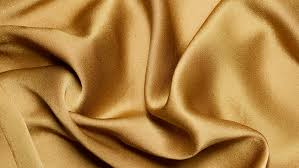
//> input picture outputs/silk.jpeg, 299 x 168 px
$ ./filterDisplay   (built with g++ and OpenCV 4)
//> lines starting //> are read from the running program, lines starting //| are printed output that depends on the picture
//> further down, original is the input picture: 168 rows x 299 cols, CV_8UC3; mean B, G, R 66.1, 128.2, 173.5
### submit/filter.h
//
// Created by Yuyang Tian on 2025/1/19.
// Header for image filter
//

#ifndef PROJECT1_FILTER_H
#define PROJECT1_FILTER_H
#include <opencv2/opencv.hpp>

// Declare the myGrayscale function
int greyscale(const cv::Mat& src, cv::Mat& dst);
int sepiaTone(const cv::Mat& src, cv::Mat& dst);
int vignetting(const cv::Mat& src, cv::Mat& dst);
int blur5x5_1( cv::Mat &src, cv::Mat &dst);
int blur5x5_2( cv::Mat &src, cv::Mat &dst);
int sobelX3x3( cv::Mat &src, cv::Mat &dst);
int sobelY3x3( cv::Mat &src, cv::Mat &dst);
int magnitude( cv::Mat &sx, cv::Mat &sy, cv::Mat &dst);
int blurQuantize( cv::Mat &src, cv::Mat &dst, int levels = 10);
int getDepthMap(cv::Mat &src, cv::Mat &dst);
int applyFog( cv::Mat &src, cv::Mat &depth, cv::Mat &dst);
int backgroundBlur( cv::Mat &src, std::vector<cv::Rect> &faces, cv::Mat &dst);
int backgroundGrey( cv::Mat &src, std::vector<cv::Rect> &faces, cv::Mat &dst);


#endif //PROJECT1_FILTER_H

### src/filter.cpp
//
// Created by Yuyang Tian on 2025/1/19.
// For different filters implementation
#include <opencv2/core.hpp>
#include <cmath>
#include "../include/filter.h"
#include "../include/DA2Network.hpp"

using namespace cv;
using namespace std;

// [179 lines left out: functions greyscale, sepiaTone, vignetting, blur5x5_1, blur5x5_2, not called in this run]
int sobelX3x3(Mat &src, Mat &dst) {
    if (src.empty()) {
        cerr << "Input frame is empty!" << endl;
        return -1;
    }

    // Create temporary and destination matrices
    Mat temp(src.rows, src.cols, CV_16SC3);
    dst.create(src.size(), CV_16SC3);

    // Separable kernels for X
    const int kernelV[3] = {1, 2, 1};     // Vertical (Gaussian smoothing)
    const int kernelH[3] = {1, 0, -1};    // Horizontal (Derivative)

    // Step 1: Vertical pass (Gaussian smoothing)
    for (int j = 0; j < src.cols; j++) {
        for (int i = 0; i < src.rows; i++) {
            for (int c = 0; c < 3; c++) {
                // Handle border conditions
                short up = (i == 0) ? src.ptr<Vec3b>(0)[j][c] : src.ptr<Vec3b>(i-1)[j][c];
                short down = (i == src.rows-1) ? src.ptr<Vec3b>(src.rows-1)[j][c] : src.ptr<Vec3b>(i+1)[j][c];

                // Apply vertical kernel
                short sum = up * kernelV[0] +
                            src.ptr<Vec3b>(i)[j][c] * kernelV[1] +
                            down * kernelV[2];

                temp.ptr<Vec3s>(i)[j][c] = sum / 4;  // Normalize by sum of kernel weights (1+2+1 = 4)
            }
        }
    }

    // Step 2: Horizontal pass (Derivative)
    for (int i = 0; i < src.rows; i++) {
        Vec3s* tempRow = temp.ptr<Vec3s>(i);
        Vec3s* dstRow = dst.ptr<Vec3s>(i);

        for (int j = 0; j < src.cols; j++) {
            for (int c = 0; c < 3; c++) {
                // Handle border conditions
                short left = (j == 0) ? tempRow[0][c] : tempRow[j-1][c];
                short right = (j == src.cols-1) ? tempRow[src.cols-1][c] : tempRow[j+1][c];

                // Apply horizontal kernel
                short sum = left * kernelH[0] +
                            tempRow[j][c] * kernelH[1] +
                            right * kernelH[2];

                dstRow[j][c] = sum / 2;  // Normalize by sum of absolute kernel values (1+1 = 2)
            }
        }
    }
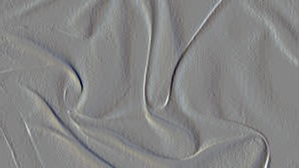
//> dst: 168 rows x 299 cols, CV_16SC3; mean B, G, R 0, 0, 0; drawn with min black and max white

    return 0;
}
int sobelY3x3(cv::Mat &src, Mat &dst) {
    if (src.empty()) {
        cerr << "Input frame is empty!" << endl;
        return -1;
    }
    // Create an empty destination image of the same size as the source
    Mat temp(src.rows, src.cols, CV_16SC3);
    dst.create(src.size(), CV_16SC3);

    // Separable kernels for Y
    const int kernelH[3] = {1, 2, 1};    // Horizontal Gaussian smoothing
    const int kernelV[3] = {1, 0, -1};     // Vertical derivative

    // Accesing each pixel
    // Horizontal
    for (int i = 0; i < src.rows; i++) {
        const Vec3b* srcRow = src.ptr<Vec3b>(i);
        Vec3s* tempRow = temp.ptr<Vec3s>(i);
        for (int j = 0; j < src.cols; j++) {
            // apply kenel
            for (int c = 0; c < 3; c++) {
                short left = (j == 0) ? srcRow[1][c] : srcRow[j-1][c];
                short right = (j == src.cols-1) ? srcRow[src.cols-2][c] : srcRow[j+1][c];

                short sum = left * kernelH[0] +
                            srcRow[j][c] * kernelH[1] +
                            right * kernelH[2];
                tempRow[j][c] = sum / 4;
            }
        }
    }
    // Vertical
    for (int j = 0; j < src.cols; j++) {
        for (int i = 0; i < src.rows; i++) {
            for (int c = 0; c < 3; c++) {
                short up = i == 0? temp.ptr<Vec3s>(1)[j][c] : temp.ptr<Vec3s>(i-1)[j][c];
                short down = i == src.rows-1? temp.ptr<Vec3s>(src.rows-2)[j][c] : temp.ptr<Vec3s>(i+1)[j][c];
                short sum = up * kernelV[0] +
                            temp.ptr<cv::Vec3s>(i)[j][c] * kernelV[1] +
                            down * kernelV[2];
                dst.ptr<cv::Vec3s>(i)[j][c] = sum / 2;
            }
        }
    }
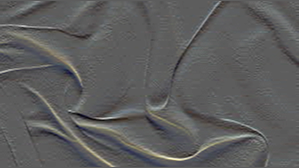
//> dst: 168 rows x 299 cols, CV_16SC3; mean B, G, R 0.1, 0.2, 0.2; drawn with min black and max white
    return 0;
}
int magnitude(cv::Mat &sx, Mat &sy, Mat &dst) {
    if (sx.empty() || sy.empty()) {
        cerr << "Input frame is empty!" << endl;
        return -1;
    }
    if (sx.size() != sy.size() || sx.type() != sy.type()) {
        std::cerr << "Error: sx and sy must have the same size and type." << std::endl;
        return -1; // Error code
    }

    // Create temporary and destination matrices
    dst.create(sx.size(), sx.type());

    // Using Euclidean distance for magnitude
    for (int i = 0; i < sx.rows; i++) {
        Vec3s* rowX = sx.ptr<Vec3s>(i);
        Vec3s* rowY = sy.ptr<Vec3s>(i);
        Vec3s* rowDst = dst.ptr<Vec3s>(i);

        for (int j = 0; j < sx.cols; j++) {
            for (int c = 0; c < 3; c++) {
                short gradX = rowX[j][c];
                short gradY = rowY[j][c];
                rowDst[j][c] = sqrt(gradX * gradX + gradY * gradY);
            }
        }
    }
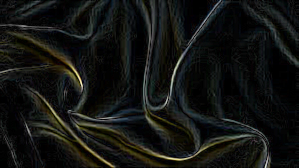
//> dst: 168 rows x 299 cols, CV_16SC3; mean B, G, R 6.3, 7.1, 6.7; drawn with min black and max white
    return 0;
}
// [134 lines left out: functions blurQuantize, getDepthMap, applyFog, backgroundBlur, backgroundGrey, not called in this run]

### src/filterDisplay.cpp
//
// Created by Yuyang Tian on 2025/1/19.
// To display filtered image

#include <opencv2/core.hpp>
#include <opencv2/imgcodecs.hpp>
#include <opencv2/highgui.hpp>
#include <iostream>
#include <sys/time.h>
#include "../src/filter.cpp"  // Assuming the filters are in filter.h

using namespace cv;
using namespace std;

// Apply Sepia filter, display and save
// [42 lines left out: functions getTime, processSepia, processVignetting, processQuantization, not called in this run]
void processMagnitude(Mat& original) {
    Mat x;
    Mat y;
    Mat mag;
    sobelX3x3(original, x);
    sobelY3x3(original, y);
    magnitude(x, y, mag);
    imshow("Magnitude", mag);

    int key = waitKey(0);
//> the space key is pressed
    if (key == 's') { // Save Vignetting image
        imwrite("../outputs/photoshot-maginitude2.png", mag);
        cout << "Saved vignetting image." << endl;
    }
}

// Apply Blur filter, display and save
// [56 lines left out: function processBlur, not called in this run]

int main() {
    string image_path = "../outputs/silk.jpeg";
    Mat original = imread(image_path);

    if (original.empty()) {
        cerr << "Could not read the image: " << image_path << endl;
        return 1;
    }


    // [5 lines of commented-out code are left out]
    processMagnitude(original);
    cout << "Filters applied and processed successfully.\n";
    return 0;
}

$ run again, with outputs/0.png saved as outputs/silk.jpeg
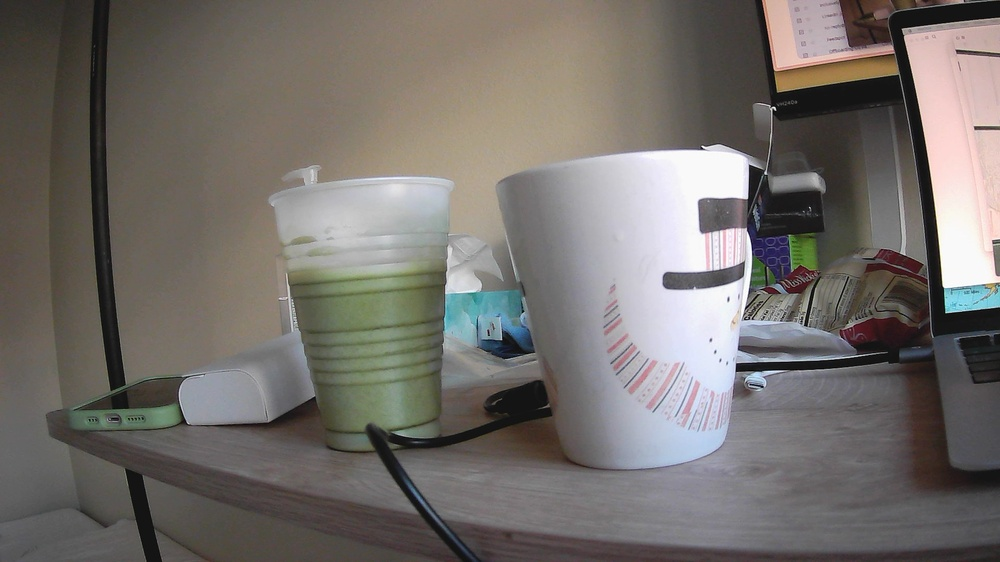
//> input picture outputs/0.png, 1000 x 562 px, shrunk from 1920 x 1080 before the run
//> original is the input picture: 562 rows x 1000 cols, CV_8UC3; mean B, G, R 106.8, 111.1, 115.8
//> after the loop in sobelY3x3, `for (int j = 0; j < src.cols; j++)`:
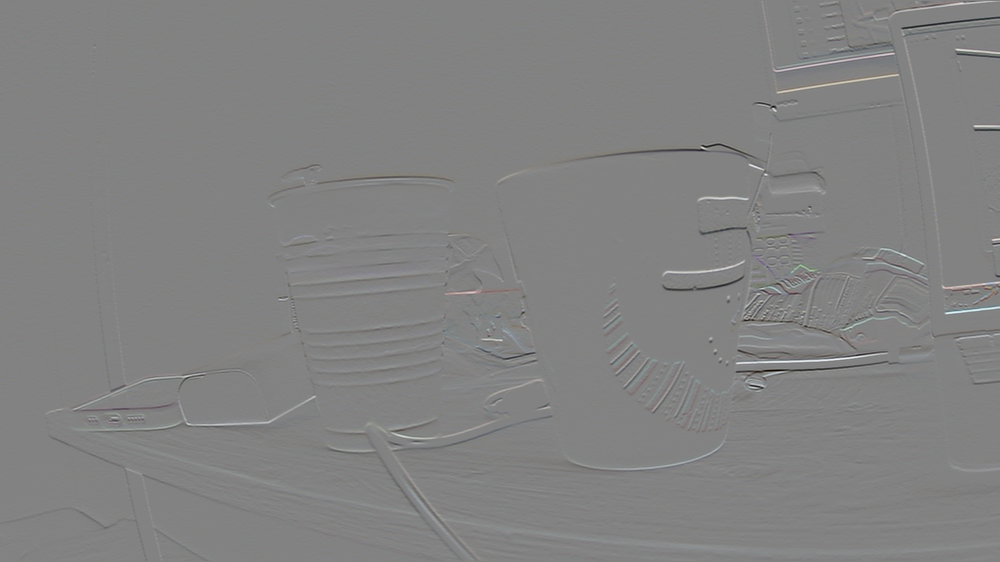
//> dst: 562 rows x 1000 cols, CV_16SC3; mean B, G, R 0, 0.1, 0.1; drawn with min black and max white
//> after the loop in magnitude, `for (int i = 0; i < sx.rows; i++)`:
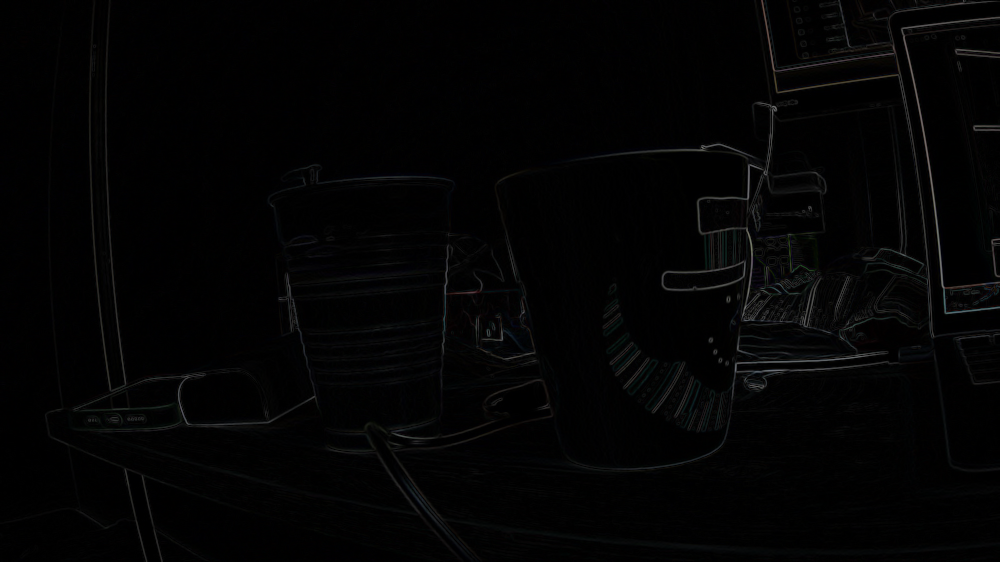
//> dst: 562 rows x 1000 cols, CV_16SC3; mean B, G, R 3.4, 3.2, 3.1

$ run again, with outputs/1.png saved as outputs/silk.jpeg
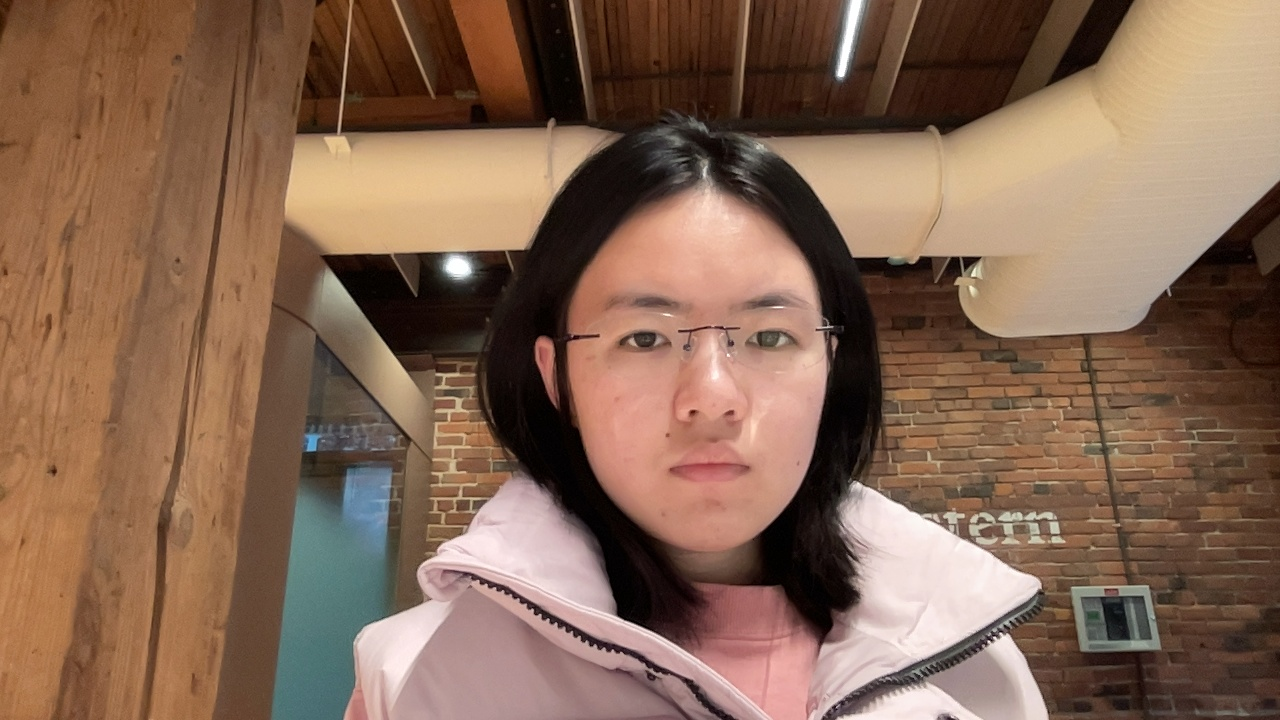
//> input picture outputs/1.png, 1280 x 720 px
//> original is the input picture: 720 rows x 1280 cols, CV_8UC3; mean B, G, R 83.5, 102.9, 133.2
//> after the loop in sobelY3x3, `for (int j = 0; j < src.cols; j++)`:
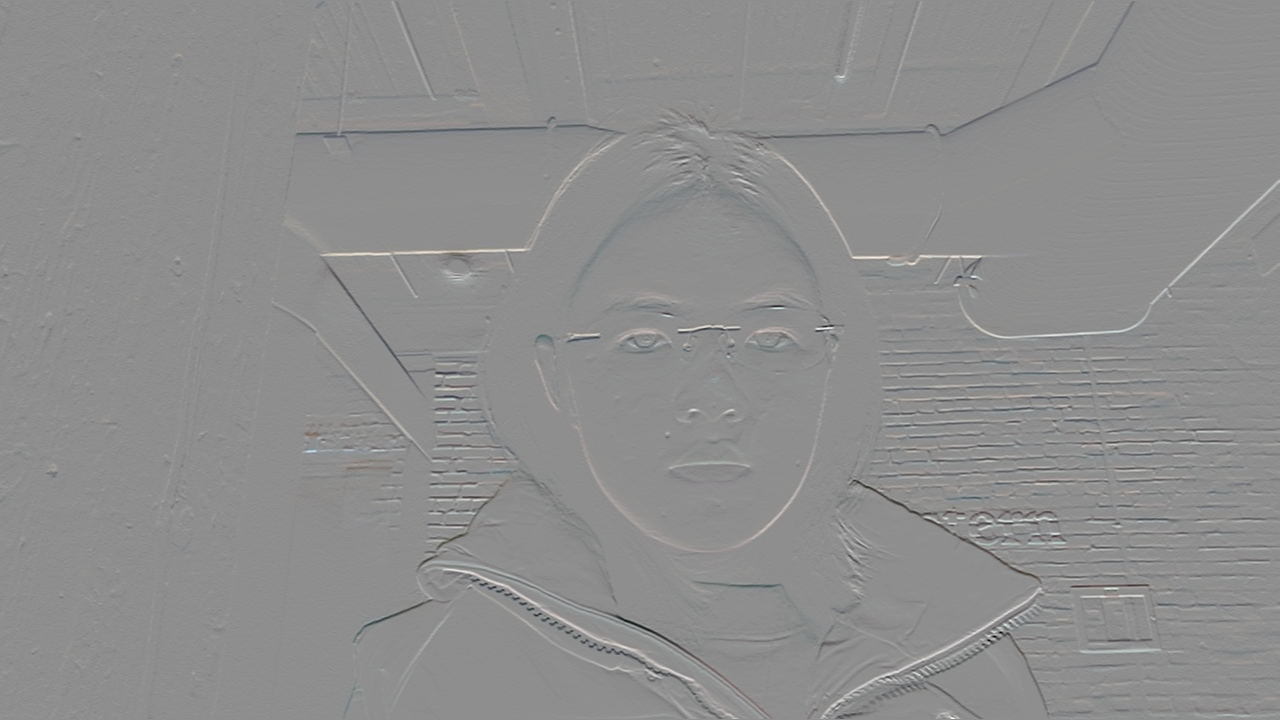
//> dst: 720 rows x 1280 cols, CV_16SC3; mean B, G, R -0.1, -0.1, -0.1; drawn with min black and max white
//> after the loop in magnitude, `for (int i = 0; i < sx.rows; i++)`:
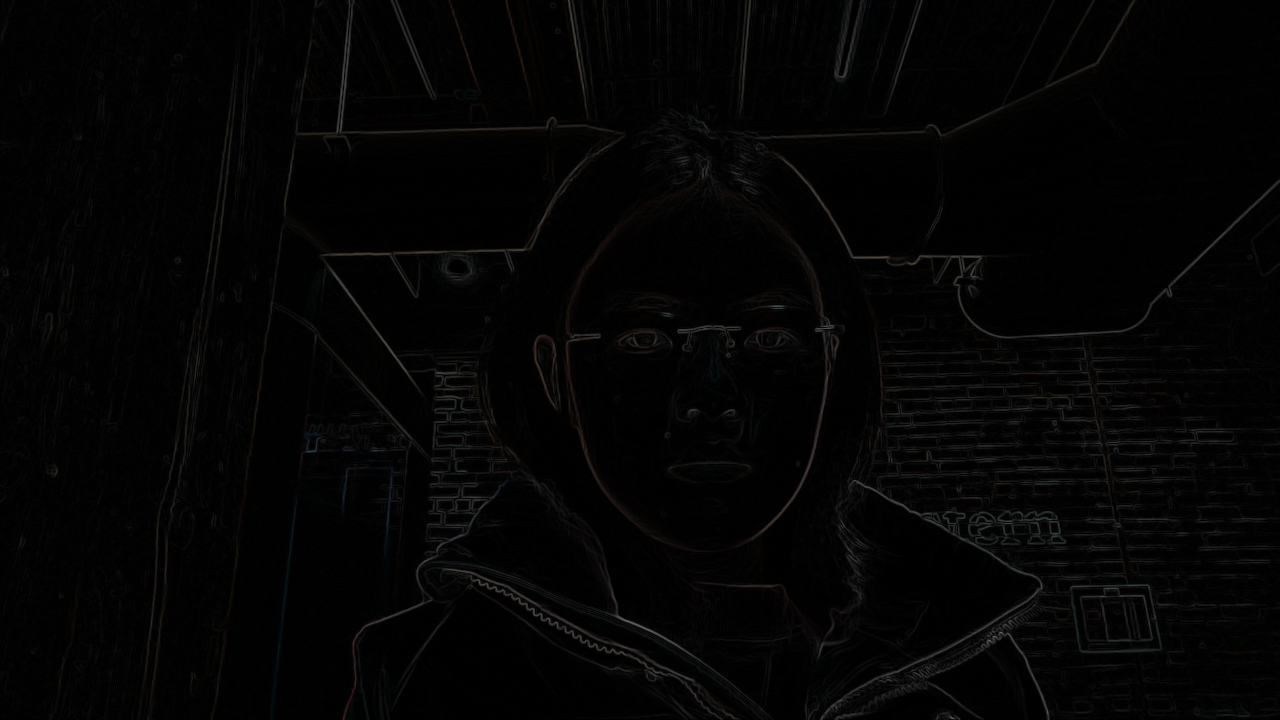
//> dst: 720 rows x 1280 cols, CV_16SC3; mean B, G, R 3.8, 3.9, 4
